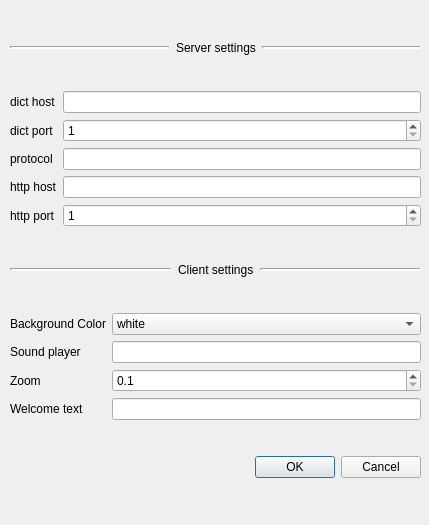
<?xml version="1.0" encoding="UTF-8"?>
<ui version="4.0">
 <class>SettingDialog</class>
 <widget class="QDialog" name="SettingDialog">
  <property name="windowModality">
   <enum>Qt::WindowModal</enum>
  </property>
  <property name="geometry">
   <rect>
    <x>0</x>
    <y>0</y>
    <width>429</width>
    <height>525</height>
   </rect>
  </property>
  <property name="windowTitle">
   <string>Settings</string>
  </property>
  <property name="modal">
   <bool>true</bool>
  </property>
  <widget class="QWidget" name="">
   <property name="geometry">
    <rect>
     <x>10</x>
     <y>11</y>
     <width>411</width>
     <height>501</height>
    </rect>
   </property>
   <layout class="QVBoxLayout" name="verticalLayout">
    <item>
     <layout class="QHBoxLayout" name="horizontalLayout_2">
      <item>
       <widget class="Line" name="line_2">
        <property name="sizePolicy">
         <sizepolicy hsizetype="Expanding" vsizetype="Fixed">
          <horstretch>0</horstretch>
          <verstretch>0</verstretch>
         </sizepolicy>
        </property>
        <property name="lineWidth">
         <number>2</number>
        </property>
        <property name="orientation">
         <enum>Qt::Horizontal</enum>
        </property>
       </widget>
      </item>
      <item>
       <widget class="QLabel" name="label_2">
        <property name="sizePolicy">
         <sizepolicy hsizetype="Preferred" vsizetype="Preferred">
          <horstretch>0</horstretch>
          <verstretch>0</verstretch>
         </sizepolicy>
        </property>
        <property name="text">
         <string>Server settings</string>
        </property>
       </widget>
      </item>
      <item>
       <widget class="Line" name="line_3">
        <property name="sizePolicy">
         <sizepolicy hsizetype="Expanding" vsizetype="Fixed">
          <horstretch>0</horstretch>
          <verstretch>0</verstretch>
         </sizepolicy>
        </property>
        <property name="lineWidth">
         <number>2</number>
        </property>
        <property name="orientation">
         <enum>Qt::Horizontal</enum>
        </property>
       </widget>
      </item>
     </layout>
    </item>
    <item>
     <layout class="QGridLayout" name="gridLayout_2">
      <item row="0" column="1">
       <widget class="QLineEdit" name="dict_host_edit"/>
      </item>
      <item row="3" column="1">
       <widget class="QLineEdit" name="http_host_edit"/>
      </item>
      <item row="3" column="0">
       <widget class="QLabel" name="bg_label_4">
        <property name="text">
         <string>http host</string>
        </property>
       </widget>
      </item>
      <item row="1" column="0">
       <widget class="QLabel" name="bg_label_3">
        <property name="text">
         <string>dict port</string>
        </property>
       </widget>
      </item>
      <item row="4" column="1">
       <widget class="QSpinBox" name="http_port_box">
        <property name="minimum">
         <number>1</number>
        </property>
        <property name="maximum">
         <number>65535</number>
        </property>
       </widget>
      </item>
      <item row="0" column="0">
       <widget class="QLabel" name="bg_label_2">
        <property name="text">
         <string>dict host</string>
        </property>
       </widget>
      </item>
      <item row="1" column="1">
       <widget class="QSpinBox" name="dict_port_box">
        <property name="minimum">
         <number>1</number>
        </property>
        <property name="maximum">
         <number>65535</number>
        </property>
       </widget>
      </item>
      <item row="4" column="0">
       <widget class="QLabel" name="bg_label_5">
        <property name="text">
         <string>http port</string>
        </property>
       </widget>
      </item>
      <item row="2" column="0">
       <widget class="QLabel" name="protocal_label">
        <property name="text">
         <string>protocol</string>
        </property>
       </widget>
      </item>
      <item row="2" column="1">
       <widget class="QLineEdit" name="protocol_edit"/>
      </item>
     </layout>
    </item>
    <item>
     <layout class="QHBoxLayout" name="horizontalLayout">
      <item>
       <widget class="Line" name="line">
        <property name="sizePolicy">
         <sizepolicy hsizetype="Expanding" vsizetype="Fixed">
          <horstretch>0</horstretch>
          <verstretch>0</verstretch>
         </sizepolicy>
        </property>
        <property name="frameShadow">
         <enum>QFrame::Sunken</enum>
        </property>
        <property name="lineWidth">
         <number>2</number>
        </property>
        <property name="orientation">
         <enum>Qt::Horizontal</enum>
        </property>
       </widget>
      </item>
      <item>
       <widget class="QLabel" name="label">
        <property name="sizePolicy">
         <sizepolicy hsizetype="Preferred" vsizetype="Preferred">
          <horstretch>0</horstretch>
          <verstretch>0</verstretch>
         </sizepolicy>
        </property>
        <property name="frameShape">
         <enum>QFrame::NoFrame</enum>
        </property>
        <property name="frameShadow">
         <enum>QFrame::Plain</enum>
        </property>
        <property name="text">
         <string>Client settings</string>
        </property>
       </widget>
      </item>
      <item>
       <widget class="Line" name="line_4">
        <property name="sizePolicy">
         <sizepolicy hsizetype="Expanding" vsizetype="Fixed">
          <horstretch>0</horstretch>
          <verstretch>0</verstretch>
         </sizepolicy>
        </property>
        <property name="lineWidth">
         <number>2</number>
        </property>
        <property name="orientation">
         <enum>Qt::Horizontal</enum>
        </property>
       </widget>
      </item>
     </layout>
    </item>
    <item>
     <layout class="QGridLayout" name="gridLayout">
      <item row="0" column="1">
       <widget class="QComboBox" name="bg_box">
        <item>
         <property name="text">
          <string>white</string>
         </property>
        </item>
        <item>
         <property name="text">
          <string>black</string>
         </property>
        </item>
        <item>
         <property name="text">
          <string>yellow</string>
         </property>
        </item>
        <item>
         <property name="text">
          <string>green</string>
         </property>
        </item>
       </widget>
      </item>
      <item row="2" column="1">
       <widget class="QDoubleSpinBox" name="zoom_factor_box">
        <property name="decimals">
         <number>1</number>
        </property>
        <property name="minimum">
         <double>0.100000000000000</double>
        </property>
        <property name="maximum">
         <double>2.000000000000000</double>
        </property>
        <property name="singleStep">
         <double>0.100000000000000</double>
        </property>
       </widget>
      </item>
      <item row="1" column="0">
       <widget class="QLabel" name="bg_label_6">
        <property name="text">
         <string>Sound player</string>
        </property>
       </widget>
      </item>
      <item row="1" column="1">
       <widget class="QLineEdit" name="sound_player_edit"/>
      </item>
      <item row="2" column="0">
       <widget class="QLabel" name="bg_label_7">
        <property name="text">
         <string>Zoom</string>
        </property>
       </widget>
      </item>
      <item row="0" column="0">
       <widget class="QLabel" name="bg_label">
        <property name="text">
         <string>Background Color</string>
        </property>
       </widget>
      </item>
      <item row="3" column="0">
       <widget class="QLabel" name="bg_label_8">
        <property name="text">
         <string>Welcome text</string>
        </property>
       </widget>
      </item>
      <item row="3" column="1">
       <widget class="QLineEdit" name="welcome_edit"/>
      </item>
     </layout>
    </item>
    <item>
     <widget class="QDialogButtonBox" name="buttonBox">
      <property name="orientation">
       <enum>Qt::Horizontal</enum>
      </property>
      <property name="standardButtons">
       <set>QDialogButtonBox::Cancel|QDialogButtonBox::Ok</set>
      </property>
     </widget>
    </item>
   </layout>
  </widget>
 </widget>
 <resources/>
 <connections>
  <connection>
   <sender>buttonBox</sender>
   <signal>accepted()</signal>
   <receiver>SettingDialog</receiver>
   <slot>accept()</slot>
   <hints>
    <hint type="sourcelabel">
     <x>248</x>
     <y>254</y>
    </hint>
    <hint type="destinationlabel">
     <x>157</x>
     <y>274</y>
    </hint>
   </hints>
  </connection>
  <connection>
   <sender>buttonBox</sender>
   <signal>rejected()</signal>
   <receiver>SettingDialog</receiver>
   <slot>reject()</slot>
   <hints>
    <hint type="sourcelabel">
     <x>316</x>
     <y>260</y>
    </hint>
    <hint type="destinationlabel">
     <x>286</x>
     <y>274</y>
    </hint>
   </hints>
  </connection>
 </connections>
</ui>
